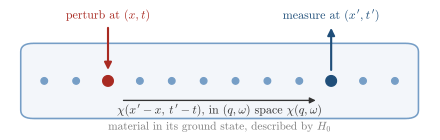

Write the Python code that produced this figure.
"""Session 9, the response experiment of Section 9.1, a perturbation at one place and a measurement at another."""
import os, sys
sys.path.insert(0, os.path.join(os.path.dirname(os.path.abspath(__file__)), ".."))
import numpy as np
import style
import matplotlib.pyplot as plt
from matplotlib.patches import FancyArrowPatch, FancyBboxPatch

fig, ax = plt.subplots(figsize=(style.WIDTH_CM * style.CM, 4.4 * style.CM))
ax.set_xlim(0, 10); ax.set_ylim(0, 4.6)
ax.axis('off')
ax.add_patch(FancyBboxPatch((0.4, 0.6), 9.2, 2.6, boxstyle='round,pad=0.05,rounding_size=0.3',
                            fc='#f3f6fa', ec=style.LIGHT, lw=1.2))
style.label(ax, 5, 0.25, r'material in its ground state, described by $H_0$', color=style.MUTED, fontsize=8.5)
# lattice of sites
xs = np.linspace(0.9, 9.1, 12)
ax.plot(xs, 1.9 + 0 * xs, 'o', color=style.LIGHT, ms=5)
ax.plot(xs, 1.9 + 0 * xs, '-', color=style.GRID, lw=1, zorder=0)
x0, x1 = xs[2], xs[9]
ax.plot([x0], [1.9], 'o', color=style.BROKEN, ms=8)
ax.plot([x1], [1.9], 'o', color=style.ACCENT, ms=8)
ax.add_patch(FancyArrowPatch((x0, 3.9), (x0, 2.2), arrowstyle='-|>', mutation_scale=11, color=style.BROKEN, lw=1.6))
ax.add_patch(FancyArrowPatch((x1, 2.2), (x1, 3.9), arrowstyle='-|>', mutation_scale=11, color=style.ACCENT, lw=1.6))
style.label(ax, x0, 4.25, r'perturb at $(x,t)$', color=style.BROKEN)
style.label(ax, x1, 4.25, r'measure at $(x^\prime,t^\prime)$', color=style.ACCENT)
ax.annotate('', xy=(x1 - 0.3, 1.2), xytext=(x0 + 0.3, 1.2),
            arrowprops=dict(arrowstyle='-|>', color=style.INK, lw=1.0, mutation_scale=9))
style.label(ax, 0.5 * (x0 + x1), 0.85, r'$\chi(x^\prime-x,\,t^\prime-t)$, in $(q,\omega)$ space $\chi(q,\omega)$', fontsize=9)
style.save(fig, __file__)
